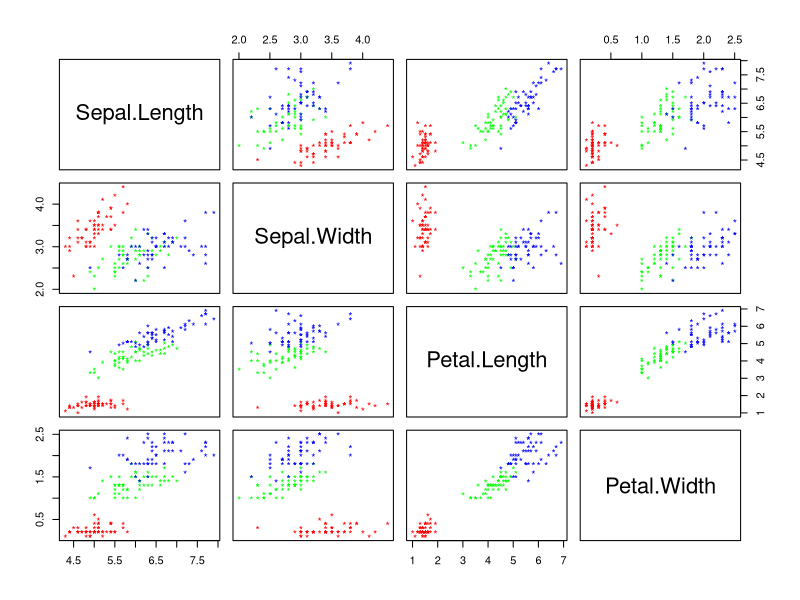
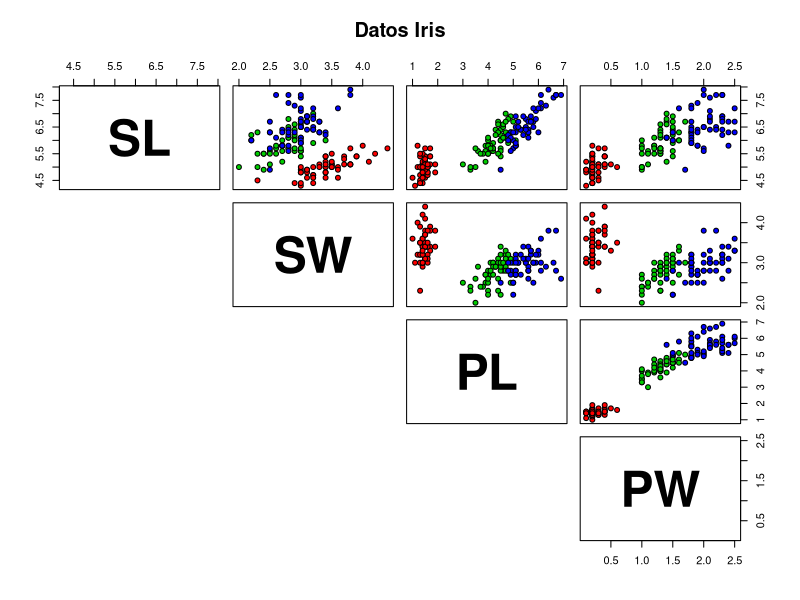
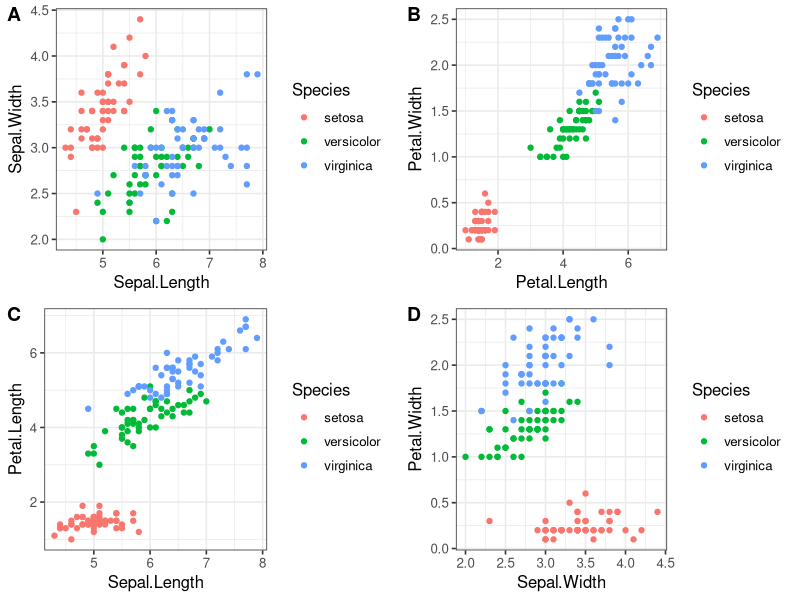
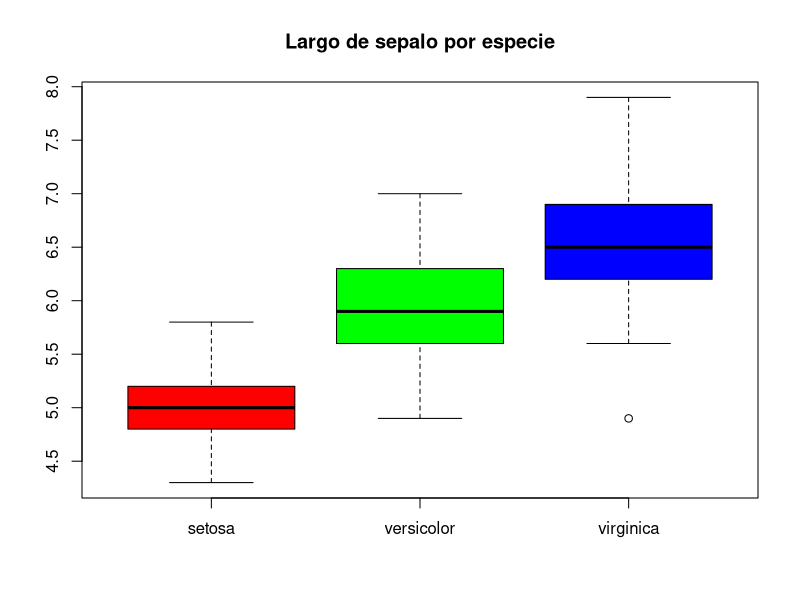
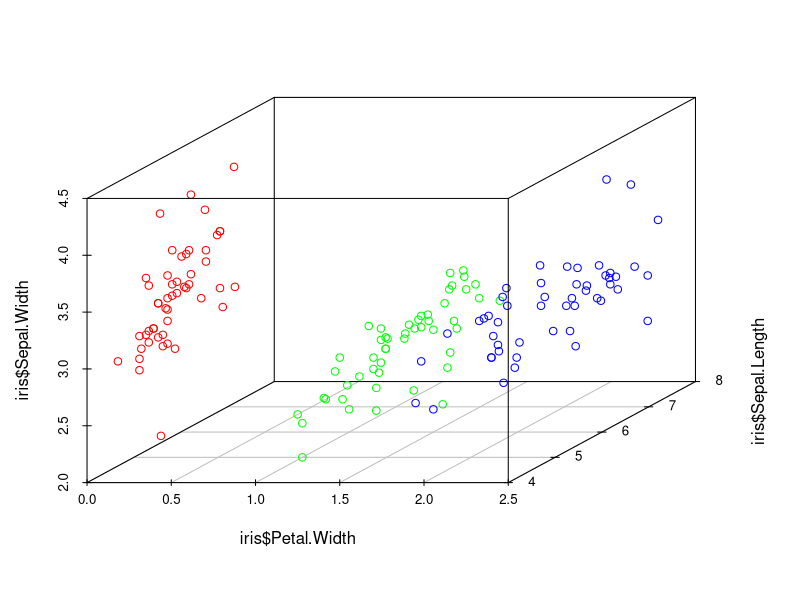
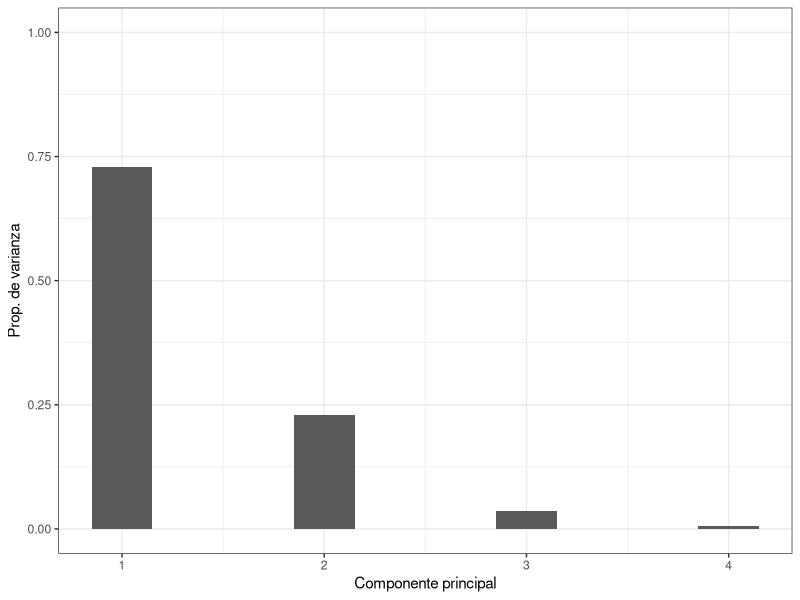
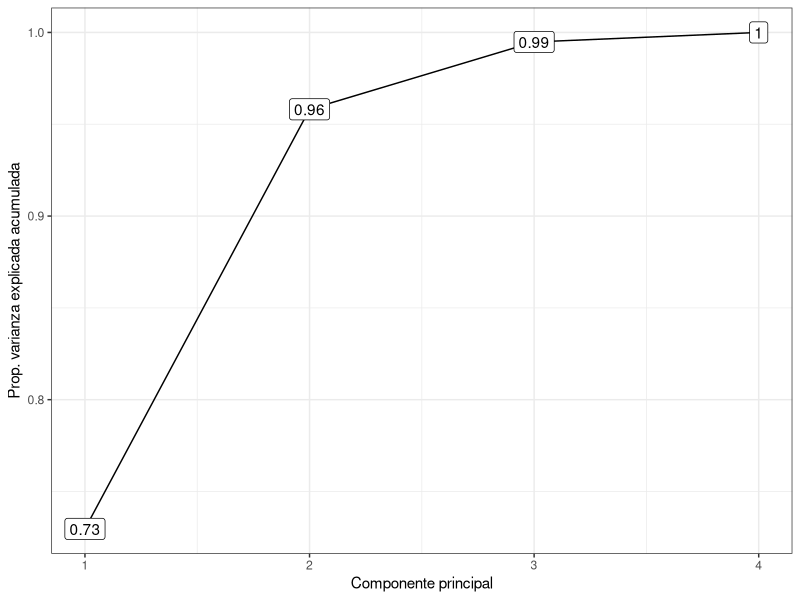
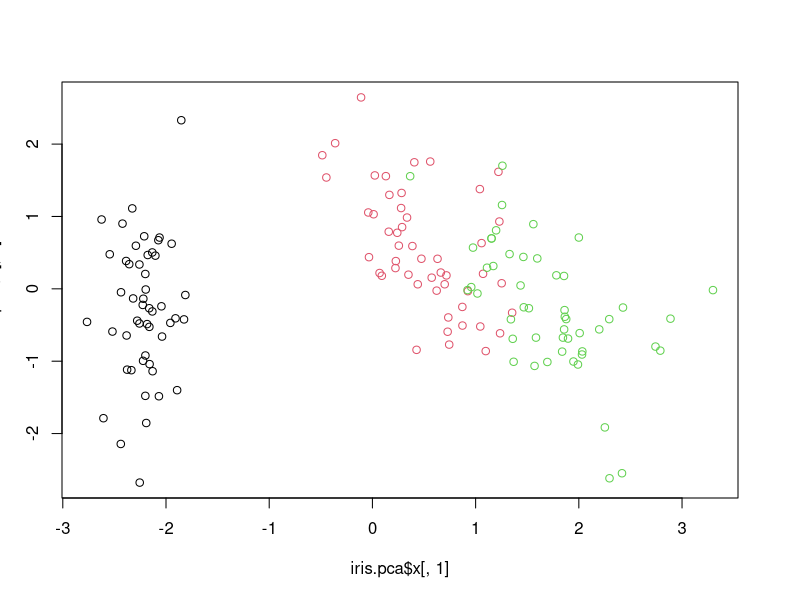

Source code (R) for these figures, in order:
# Dimensionality Reduction
### PCA: Principal Component Analysis

library(ggplot2)
library(cowplot) # required to arrange multiple plots in a grid
theme_set(theme_bw(base_size=12)) # set default ggplot2 theme

library(dplyr)

library(grid)

data(iris)
head(iris, 5)

summary(iris)

cor(iris[,1:4])  # Correlation

plot(iris[,1:4], pch='*',col=c("red", "green", "blue")[unclass(iris[,5])])

pairs(iris[1:4], main = "Datos Iris", pch = 21, 
      bg = c("red", "green3", "blue")[unclass(iris$Species)],
      lower.panel=NULL, labels=c("SL","SW","PL","PW"), 
      font.labels=2, cex.labels=4.5) 

p1 <- ggplot(iris, aes(x=Sepal.Length, y=Sepal.Width, color=Species)) + geom_point()
p2 <- ggplot(iris, aes(x=Petal.Length, y=Petal.Width, color=Species)) + geom_point()
p3 <- ggplot(iris, aes(x=Sepal.Length, y=Petal.Length, color=Species)) + geom_point()
p4 <- ggplot(iris, aes(x=Sepal.Width, y=Petal.Width, color=Species)) + geom_point()
plot_grid(p1, p2, p3, p4, labels = "AUTO")

boxplot(iris$Sepal.Length ~ iris$Species, col=c("red", "green", "blue"),
        main= "Largo de sepalo por especie",xlab=" ",ylab=" ")

library(scatterplot3d)
scatterplot3d(iris$Petal.Width, iris$Sepal.Length, iris$Sepal.Width,
              color=c("red", "green", "blue")[unclass(iris[,5])])


#### PCA
iris.pca <- prcomp(iris[-5], scale=T)
iris.pca 

summary(iris.pca)

prop_varianza <- iris.pca$sdev^2 / sum(iris.pca$sdev^2)
prop_varianza_acum <- cumsum(prop_varianza)
prop_varianza_acum

ggplot(data = data.frame(prop_varianza, pc = 1:4),
       aes(x=pc, y= prop_varianza)) +
  geom_col(width = 0.3) +
  scale_y_continuous(limits = c(0,1)) +
  theme_bw() +
  labs(x="Componente principal", y = "Prop. de varianza")

ggplot(data = data.frame(prop_varianza_acum, pc = 1:4),
       aes(x = pc, y = prop_varianza_acum, group = 1)) +
  geom_point() +
  geom_line() +
  geom_label(aes(label = round(prop_varianza_acum,2))) +
  theme_bw() +
  labs(x = "Componente principal",
       y = "Prop. varianza explicada acumulada")

grupos <- iris$Species

plot(iris.pca$x[,1],iris.pca$x[,2],
     col=grupos,cex.axis=1,cex.lab=1)

library("FactoMineR")
res.pca <- PCA(iris[,-5], graph = F)
